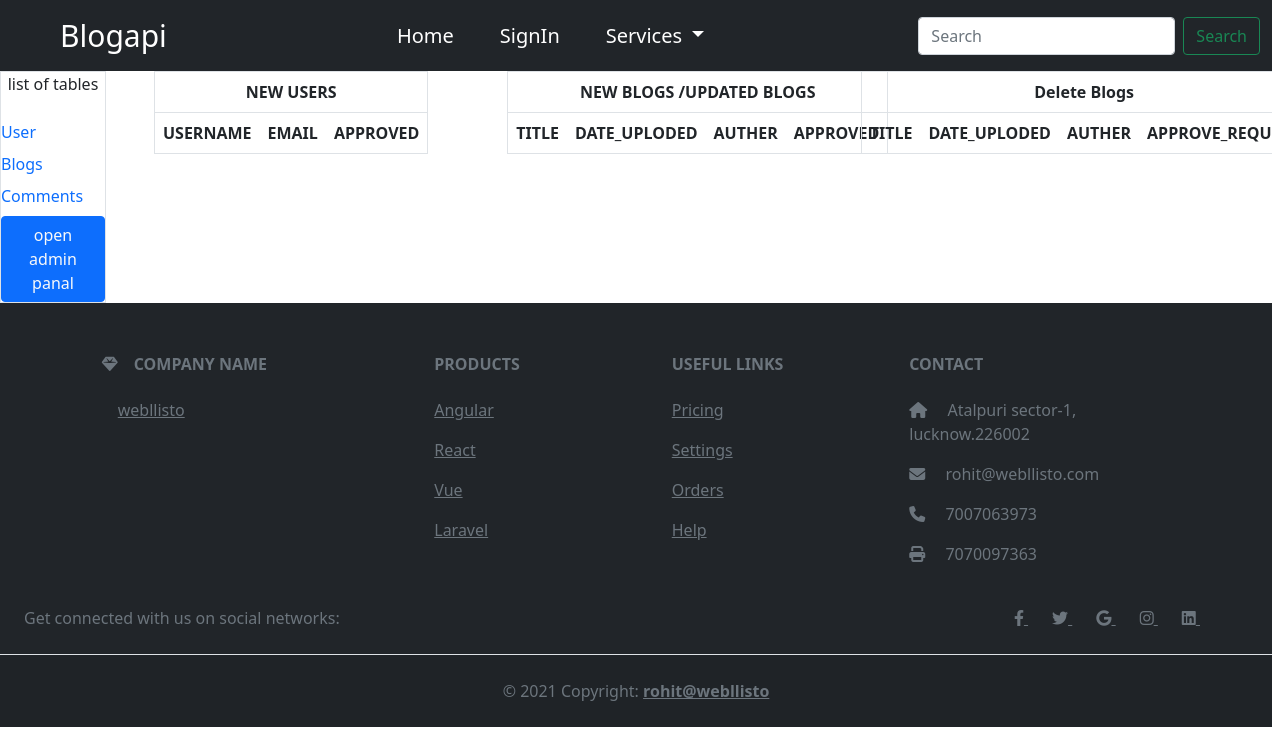
The page /admin_custom on the database as committed earlier.
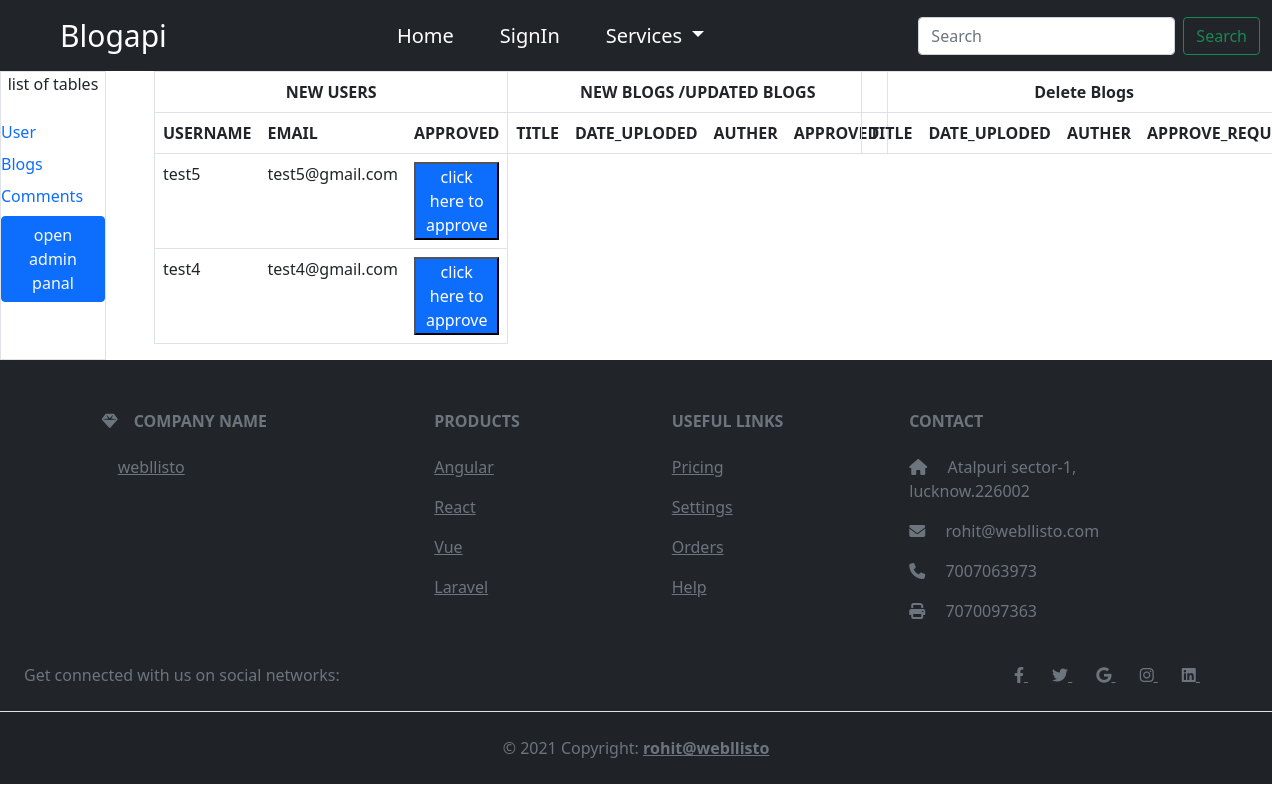
The same page on the database as committed later.
### account/models.py (models this page shows, shortened)
class MyUser(AbstractBaseUser, PermissionsMixin):
    user_email = models.EmailField(unique=True)
    user_contact = models.BigIntegerField(null=True, default=00000)
    first_name = models.CharField(max_length=30, default="")
    last_name = models.CharField(max_length=30, default="")
    user_name = models.CharField(max_length=30, unique=True)
    is_auther = models.BooleanField(default=False)
    is_staff = models.BooleanField(default=False)
    is_active = models.BooleanField(default=False)
    slug = AutoSlugField(
        populate_from="user_name", null=True, default=None
    )
    user_image = models.ImageField(
        upload_to="media/account/images", default=""
    )
    sign_up_date = models.DateTimeField(default=timezone.now)
    objects = customAccountManager()
    USERNAME_FIELD = "user_email"
    REQUIRED_FIELDS = ["user_name", "first_name"]

### home/views.py (the view)
# urls.py: path("admin_custom", views.Admin.as_view(), name="admin_custom"),
class Admin(TemplateView):
    template_name = "home/admin.html"
    def get_context_data(self):
        blog_object = Blog.objects.newrequest()
        user_object = MyUser.objects.isnotactive()
        blogsdelete_object = Blog.objects.deleterequest()
        context = {
            "user_object": user_object,
            "blogs_object": blog_object,
            "blogsdelete_object": blogsdelete_object,
        }
        return context

### account/models.py (called while the page is built)
    def isnotactive(self):
        return (
            self.get_queryset()
            .filter(is_active=False)
            .order_by("-sign_up_date")
        )

### blog/models.py (called while the page is built)
    def newrequest(self):
        return (
            self.get_queryset()
            .filter(blog_new_request=True)
            .order_by("blog_uploaded_on")
        )

    def deleterequest(self):
        return self.get_queryset().filter(blog_del_request=True)

### home/templates/home/admin.html (shortened to what this page needs)
{% extends 'basic.html' %}
{% block body %}
{% load static %}
<div class="row g-0">
    <div class="col-1 border d-flex flex-column gap-2 ">
        <p class="text-center">list of tables</p>
        <div>
            <a href="/admin/account/myuser/" style="text-decoration:none;" class="my-1">User</a>
        </div>
        <div>
            <a href="/admin/blog/blog/" style="text-decoration:none;" class="my-1">Blogs</a>
        </div>
        <div>
            <a href="/admin/blog/comment/" style="text-decoration:none;" class="my-1">Comments</a>
        </div>
        <button class="btn btn-primary tex"><a href="admin/" style="text-decoration: none;" class="text-light">open
                admin panal</a>
        </button>
    </div>
    <div class="col-10">
        <div class="row g-0">
            <div class="col-4">
                <div class="mx-5">
                    <table class="table table-stripped border border-box">
                        <tr>
                            <th colspan="4" style="text-align:center;">NEW USERS
                            </th>
                        </tr>
                        <tr class="mx-5">
                            <th>USERNAME</th>
                            <th>EMAIL</th>
                            <th>APPROVED</td>
                        </tr>
                        {% for i in user_object %}
                        <tr class="mx-5">
                            <td>{{i.user_name}}</td>
                            <td>{{i.user_email}}
                            </td>
                            <td>
                                <a href="{% url 'userapproval' i.id %}"><button type="submit"
                                        class="bg-primary w-100 text-white">click here to approve</button></a>
                            </td>
                        </tr>
                        {% endfor %}
                    </table>
                </div>
            </div>
            <div class="col-4">
                <div class="mx-5">
                    <table class="table table-stripped border border-box">
                        <tr>
                            <th colspan="4" style="text-align:center ;">NEW BLOGS /UPDATED BLOGS</th>
                        </tr>
                        <tr class="mx-5">
                            <th>TITLE</th>
                            <th>DATE_UPLODED</th>
                            <th>AUTHER</th>
                            <th>APPROVED</th>
                        </tr>
                    </table>
                </div>
            </div>
            <div class="col-4">
                <div class="mx-5">
                    <table class="table table-stripped border border-box">
                        <tr>
                            <th colspan="5" style="text-align:center ;">Delete Blogs</th>
                        </tr>
                        <tr class="mx-5">
                            <th>TITLE</th>
                            <th>DATE_UPLODED</th>
                            <th>AUTHER</th>
                            <th>APPROVE_REQUEST</th>
                        </tr>
                    </table>
                </div>
            </div>
        </div>
    </div>
</div>
{% endblock %}

### template/basic.html (shortened to what this page needs)
<!doctype html>
<html lang="en">
<head>
  <link href="https://cdn.jsdelivr.net/npm/bootstrap@5.0.2/dist/css/bootstrap.min.css" rel="stylesheet"
>
  <link rel="stylesheet" href="https://cdnjs.cloudflare.com/ajax/libs/font-awesome/6.1.1/css/all.min.css"
 />
</head>
<body>
  <nav class="navbar navbar-expand-lg bg-dark">
    <div class="container-fluid">
      {% if user.is_authenticated %}
      <a style="font-size: 30px;color:white;" class="navbar-brand ms-5 text-capitalize"
        href="{% url 'show-profile' user.slug %}">{{user.user_name}}</a>
      {% else %}
      <a style="font-size: 30px;color:white;" class="navbar-brand ms-5" href="/">Blogapi</a>
      {% endif %}
      <div class="collapse navbar-collapse" id="navbarSupportedContent">
        <ul class="navbar-nav mx-auto mb-2 mb-lg-0" style="gap: 30px; font-size: 20px;">
          <li class="nav-item">
            <a class="nav-link active" aria-current="page" href="/">Home</a>
          </li>
          {% if user.is_authenticated %}
          <li class="nav-item">
            <a class="nav-link" href="{% url 'sign-out' %}">SignOut</a>
          </li>
          {% else %}
          <li class="nav-item">
            <a class="nav-link" href="{% url 'login' %}">SignIn</a>
          </li>
          {% endif %}
          <li class="nav-item dropdown">
            <a class="nav-link dropdown-toggle" href="#" id="navbarDropdown" role="button" data-bs-toggle="dropdown"
              aria-expanded="false">
              Services
            </a>
          </li>
        </ul>
        <form class="d-flex" method="post" action="{% url 'search' %}">
          <input class="form-control me-2" type="text" placeholder="Search" name="search" aria-label="Search">
          <button class="btn btn-outline-success" type="submit">Search</button>
        </form>
      </div>
    </div>
  </nav>
  {% block body %}{% endblock %}
  <footer class="text-center text-lg-start bg-dark text-muted pt-1">
    <section class="">
      <div class="container text-center text-md-start mt-5">
        <div class="row mt-3">
          <div class="col-md-3 col-lg-4 col-xl-3 mx-auto mb-4">
            <h6 class="text-uppercase fw-bold mb-4">
              <i class="fas fa-gem me-3"></i>Company name
            </h6>
            <a href="https://webllisto.com/" class="text-reset mx-3">webllisto
            </a>
          </div>
          <div class="col-md-2 col-lg-2 col-xl-2 mx-auto mb-4">
            <h6 class="text-uppercase fw-bold mb-4">
              Products
            </h6>
            <p>
              <a href="#!" class="text-reset">Angular</a>
            </p>
            <p>
              <a href="#!" class="text-reset">React</a>
            </p>
            <p>
              <a href="#!" class="text-reset">Vue</a>
            </p>
            <p>
              <a href="#!" class="text-reset">Laravel</a>
            </p>
          </div>
          <div class="col-md-3 col-lg-2 col-xl-2 mx-auto mb-4">
            <h6 class="text-uppercase fw-bold mb-4">
              Useful links
            </h6>
            <p>
              <a href="#!" class="text-reset">Pricing</a>
            </p>
            <p>
              <a href="#!" class="text-reset">Settings</a>
            </p>
            <p>
              <a href="#!" class="text-reset">Orders</a>
            </p>
            <p>
              <a href="#!" class="text-reset">Help</a>
            </p>
          </div>
          <div class="col-md-4 col-lg-3 col-xl-3 mx-auto mb-md-0 mb-4">
            <h6 class="text-uppercase fw-bold mb-4">
              Contact
            </h6>
            <p><i class="fas fa-home me-3"></i> Atalpuri sector-1,
              lucknow.226002</p>
            <p>
              <i class="fas fa-envelope me-3"></i>
              rohit@webllisto.com
            </p>
            <p><i class="fas fa-phone me-3"></i> 7007063973</p>
            <p><i class="fas fa-print me-3"></i> 7070097363</p>
          </div>
        </div>
      </div>
    </section>
    <section class="d-flex justify-content-center justify-content-lg-between p-4 border-bottom">
      <div class="me-5 d-none d-lg-block">
        <span>Get connected with us on social networks:</span>
      </div>
      <div>
        <a href="" class="me-4 text-reset">
          <i class="fab fa-facebook-f"></i>
        </a>
        <a href="" class="me-4 text-reset">
          <i class="fab fa-twitter"></i>
        </a>
        <a href="rohit@webllisto.com" class="me-4 text-reset">
          <i class="fab fa-google"></i>
        </a>
        <a href="" class="me-4 text-reset">
          <i class="fab fa-instagram"></i>
        </a>
        <a href="https://www.linkedin.com/in/rohit-bhatt-65a12a1a4/" class="me-4 text-reset">
          <i class="fab fa-linkedin"></i>
        </a>
      </div>
    </section>
    <div class="text-center p-4" style="background-color: rgba(0, 0, 0, 0.05);">
      © 2021 Copyright:
      <a class="text-reset fw-bold" href="#">rohit@webllisto</a>
    </div>
  </footer>
</body>
</html>

### template/basic.html (style rules this page uses)
* { text-decoration: none; list-style: none; }
.nav-link { color: white; }

Rows that differ between the two databases and show on the page:
added MyUser: user_name "test5", user_email "test5@gmail.com"
added MyUser: user_name "test4", user_email "test4@gmail.com"
